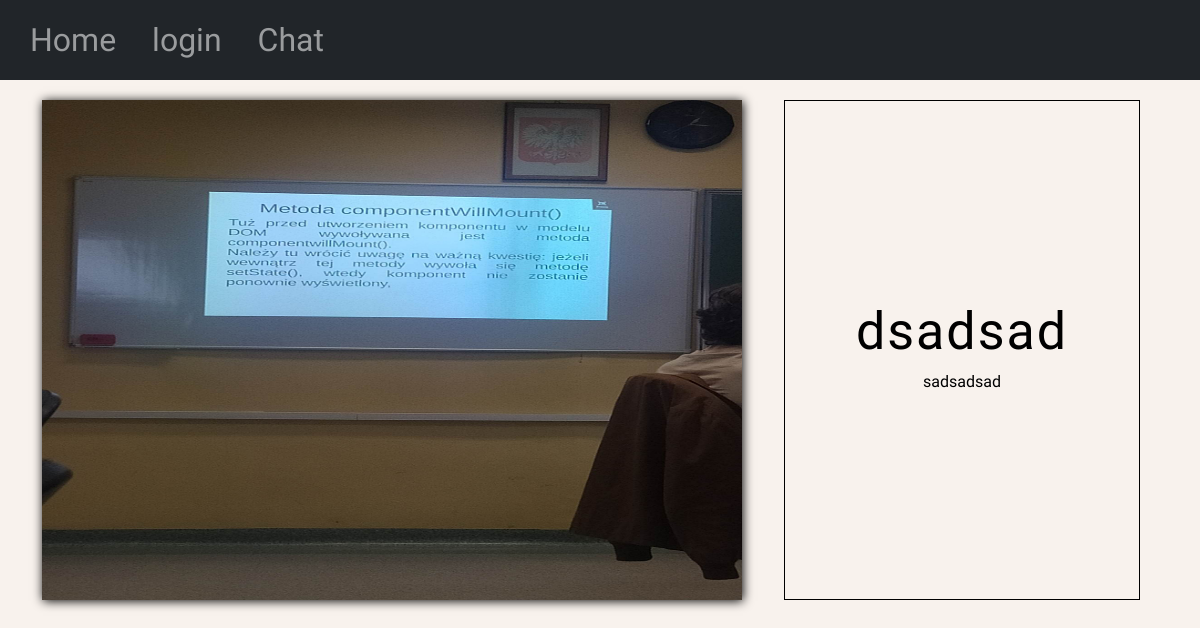
Page /allposts/dsadsad on the committed database.
### main_page/models.py (models this page shows, shortened)
class ProjectInfo(models.Model):
    title = models.CharField(max_length=50)
    desc = models.TextField()
    tech = models.TextField()
    image = models.ImageField(upload_to="images")
    slug = models.SlugField(default="", null=False, blank=True, editable=False)

### main_page/views.py (the view)
# urls.py: path("allposts/<slug:slug>", views.single_page, name="deatil_page"),
def single_page(request, slug):
    page = ProjectInfo.objects.get(slug=slug)
    return render(request, "main_page/single_page.html" , {"info" : page})

### main_page/templates/main_page/single_page.html
{% extends 'base.html' %}
{% load static %}
{% block css_styles %}
    <link rel = "stylesheet" href="{% static "main_page/single_page.css/" %}">
{% endblock css_styles %}
{% block content %}
<div class="container text-center">
    <div class="row justify-content-md-center">
      <div class="col  columna1" >
        <div>
            <img src="../media/{{info.image}}" alt="...">
        </div>
      </div>
      <div class="col columna2" >
        <h1 >{{info.title}}</h1>
        <h3> {{info.desc}}</h3>
      </div>
    </div>
  </div>
{% endblock content %}

### static/style.css (style rules this page uses)
body { font-family: 'Schibsted Grotesk', sans-serif; background-color: #F8F2ED!important; }

### main_page/static/main_page/single_page.css (style rules this page uses)
body { font-family: 'Schibsted Grotesk', sans-serif; background-color: #F8F2ED!important; margin: 0px; padding: 0px; }
img { height: 500px; width: 600px; box-shadow: 1px 1px 10px black; }
@media (min-width: 730px) and (max-width: 1200px) { img { width: 700px; box-shadow: 1px 1px 10px black; } }
.columna1, .columna2 { display: flex; flex-direction: column; align-items: center; justify-content: center; color: black; margin: 20px 0px 30px 0px; border: 1px solid black; }
.columna2 { margin: 20px 30px 30px 30px; }
h1 { font-size: 52px; letter-spacing: 2px; }
h3 { font-size: 16px; }
.columna1 { border: none; }

### rows in the picture
ProjectInfo: image (picture), title "dsadsad", desc "sadsadsad"
